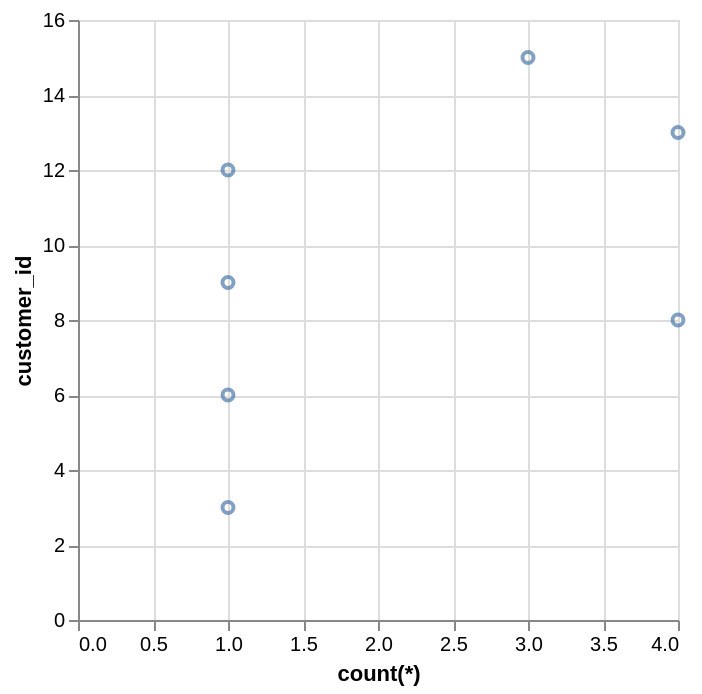

Express this chart as Vega-Lite.
### Vega-Lite specification from a JSON file in a GitHub repository (floating-point values rounded to 4 significant figures)
{"data": {"values": [{"x_data": 1, "y_data": 3}, {"x_data": 1, "y_data": 6}, {"x_data": 4, "y_data": 8}, {"x_data": 1, "y_data": 9}, {"x_data": 1, "y_data": 12}, {"x_data": 4, "y_data": 13}, {"x_data": 3, "y_data": 15}]}, "mark": "point", "encoding": {"x": {"field": "x_data", "type": "quantitative", "title": "count(*)"}, "y": {"field": "y_data", "type": "quantitative", "title": "customer_id"}}}
